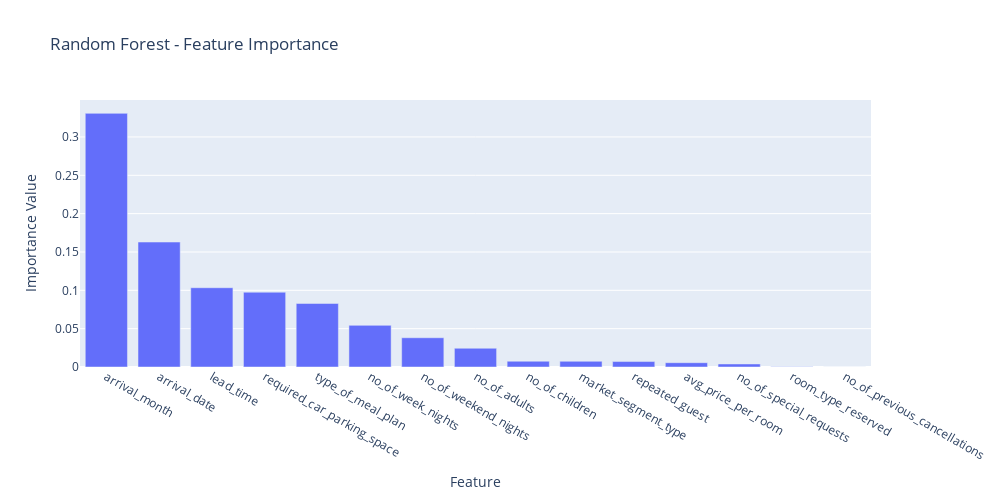

Notebook source saved alongside this figure:
### Code cell
# Feature Importance
f_imp = grid_rf.best_estimator_.named_steps['classifier'].feature_importances_
feature_importance = dict(zip(X_train.columns, f_imp))
x_vals = list(feature_importance.keys())
y_vals = list(feature_importance.values())

fig = px.bar(
        x=x_vals,
        y=y_vals,
        title="Random Forest - Feature Importance",
        height=500,
        width=1000,
        labels={'y':'Importance Value', 'x': 'Feature'})
fig.update_xaxes(categoryorder='total descending')
fig.show()

### Figure 1 — Plotly figure (JSON) as saved in the notebook; plotly's stock layout.template omitted (floating-point values rounded to 4 significant figures)
{"data": [{"alignmentgroup": "True", "hovertemplate": "Feature=%{x}<br>Importance Value=%{y}<extra></extra>", "legendgroup": "", "marker": {"color": "#636efa", "pattern": {"shape": ""}}, "name": "", "offsetgroup": "", "orientation": "v", "showlegend": false, "textposition": "auto", "type": "bar", "x": ["no_of_adults", "no_of_children", "no_of_weekend_nights", "no_of_week_nights", "type_of_meal_plan", "required_car_parking_space", "room_type_reserved", "lead_time", "arrival_month", "arrival_date", "market_segment_type", "repeated_guest", "no_of_previous_cancellations", "avg_price_per_room", "no_of_special_requests"], "xaxis": "x", "y": [0.02445, 0.007532, 0.03815, 0.05429, 0.08287, 0.09755, 0.0002776, 0.1034, 0.3308, 0.1629, 0.007419, 0.00709, 4.757e-05, 0.005604, 0.003937], "yaxis": "y"}], "layout": {"barmode": "relative", "height": 500, "legend": {"tracegroupgap": 0}, "title": {"text": "Random Forest - Feature Importance"}, "width": 1000, "xaxis": {"anchor": "y", "categoryorder": "total descending", "domain": [0, 1], "title": {"text": "Feature"}}, "yaxis": {"anchor": "x", "domain": [0, 1], "title": {"text": "Importance Value"}}}}
